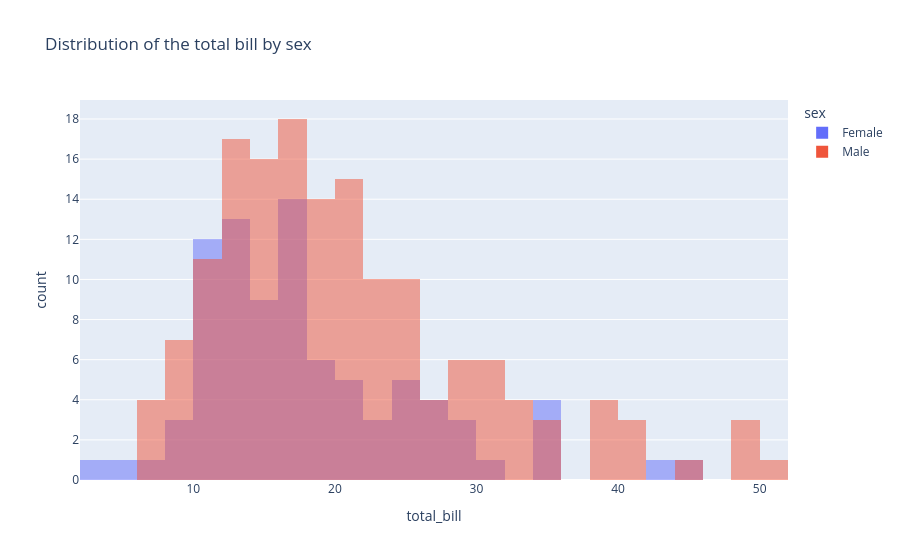

Notebook code cell kept with this figure:
### Markdown cell above
### Comparing the distribution between groups
Add `color=` to split the histogram by category. With `barmode="overlay"`, the histograms are drawn on top of each other, which makes the comparison easier.

### Code cell
fig = px.histogram(tips, x="total_bill", color="sex", barmode="overlay",
                   title="Distribution of the total bill by sex")
fig.show()

### Figure 1 — Plotly figure (JSON) as saved in the notebook; plotly's stock layout.template omitted (floating-point values rounded to 4 significant figures; data arrays with more than 128 entries replaced by an {"elided": "..."} marker saying what was removed)
{"data": [{"bingroup": "x", "hovertemplate": "sex=Female<br>total_bill=%{x}<br>count=%{y}<extra></extra>", "legendgroup": "Female", "marker": {"color": "#636efa", "opacity": 0.5, "pattern": {"shape": ""}}, "name": "Female", "orientation": "v", "showlegend": true, "type": "histogram", "x": [16.99, 24.59, 35.26, 14.83, 10.33, 16.97, 20.29, 15.77, 19.65, 15.06, 20.69, 16.93, 10.29, 34.81, 26.41, 16.45, 3.07, 17.07, 26.86, 25.28, 14.73, 10.07, 34.83, 5.75, 16.32, 22.75, 11.35, 15.38, 44.3, 22.42, 20.92, 14.31, 7.25, 25.71, 17.31, 10.65, 12.43, 24.08, 13.42, 12.48, 29.8, 14.52, 11.38, 20.27, 11.17, 12.26, 18.26, 8.51, 10.33, 14.15, 13.16, 17.47, 27.05, 16.43, 8.35, 18.64, 11.87, 29.85, 25.0, 13.39, 16.21, 17.51, 10.59, 10.63, 9.6, 20.9, 18.15, 19.81, 43.11, 13.0, 12.74, 13.0, 16.4, 16.47, 12.76, 13.27, 28.17, 12.9, 30.14, 13.42, 15.98, 16.27, 10.09, 22.12, 35.83, 27.18, 18.78], "xaxis": "x", "yaxis": "y"}, {"bingroup": "x", "hovertemplate": "sex=Male<br>total_bill=%{x}<br>count=%{y}<extra></extra>", "legendgroup": "Male", "marker": {"color": "#EF553B", "opacity": 0.5, "pattern": {"shape": ""}}, "name": "Male", "orientation": "v", "showlegend": true, "type": "histogram", "x": {"elided": "157 float values"}, "xaxis": "x", "yaxis": "y"}], "layout": {"barmode": "overlay", "legend": {"title": {"text": "sex"}, "tracegroupgap": 0}, "title": {"text": "Distribution of the total bill by sex"}, "xaxis": {"anchor": "y", "domain": [0.0, 1.0], "title": {"text": "total_bill"}}, "yaxis": {"anchor": "x", "domain": [0.0, 1.0], "title": {"text": "count"}}}}
